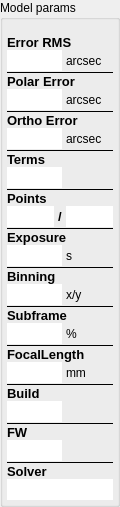
      <widget class="QGroupBox" name="groupBox_5">
       <property name="minimumSize">
        <size>
         <width>120</width>
         <height>0</height>
        </size>
       </property>
       <property name="maximumSize">
        <size>
         <width>120</width>
         <height>16777215</height>
        </size>
       </property>
       <property name="title">
        <string>Model params</string>
       </property>
       <property name="large" stdset="0">
        <bool>true</bool>
       </property>
       <layout class="QGridLayout" name="gridLayout_6" rowstretch="0,0,0,0,0,0,0,0,0,0,0,0,0,0,0,0,0,0,0,0,0,0,0,0,0,0,0,0,0,0,0,0,0,0,0" columnstretch="0,0,0">
        <property name="leftMargin">
         <number>4</number>
        </property>
        <property name="topMargin">
         <number>15</number>
        </property>
        <property name="rightMargin">
         <number>4</number>
        </property>
        <property name="bottomMargin">
         <number>4</number>
        </property>
        <property name="horizontalSpacing">
         <number>4</number>
        </property>
        <property name="verticalSpacing">
         <number>0</number>
        </property>
        <item row="13" column="0">
         <widget class="QLineEdit" name="goodPoints">
          <property name="enabled">
           <bool>true</bool>
          </property>
          <property name="minimumSize">
           <size>
            <width>0</width>
            <height>0</height>
           </size>
          </property>
          <property name="font">
           <font>
            <family>Arial</family>
            <pointsize>10</pointsize>
            <bold>false</bold>
           </font>
          </property>
          <property name="mouseTracking">
           <bool>false</bool>
          </property>
          <property name="acceptDrops">
           <bool>false</bool>
          </property>
          <property name="toolTip">
           <string>&lt;html&gt;&lt;head/&gt;&lt;body&gt;&lt;p&gt;Name of Model Points file, where the data is stored. &lt;/p&gt;&lt;/body&gt;&lt;/html&gt;</string>
          </property>
          <property name="layoutDirection">
           <enum>Qt::LayoutDirection::RightToLeft</enum>
          </property>
          <property name="text">
           <string/>
          </property>
          <property name="frame">
           <bool>false</bool>
          </property>
          <property name="alignment">
           <set>Qt::AlignmentFlag::AlignRight|Qt::AlignmentFlag::AlignTrailing|Qt::AlignmentFlag::AlignVCenter</set>
          </property>
          <property name="readOnly">
           <bool>true</bool>
          </property>
         </widget>
        </item>
        <item row="7" column="0" colspan="2">
         <widget class="QLineEdit" name="modelOrthoError">
          <property name="enabled">
           <bool>true</bool>
          </property>
          <property name="minimumSize">
           <size>
            <width>0</width>
            <height>0</height>
           </size>
          </property>
          <property name="font">
           <font>
            <family>Arial</family>
            <pointsize>10</pointsize>
            <bold>false</bold>
           </font>
          </property>
          <property name="mouseTracking">
           <bool>false</bool>
          </property>
          <property name="acceptDrops">
           <bool>false</bool>
          </property>
          <property name="toolTip">
           <string>&lt;html&gt;&lt;head/&gt;&lt;body&gt;&lt;p&gt;Name of Model Points file, where the data is stored. &lt;/p&gt;&lt;/body&gt;&lt;/html&gt;</string>
          </property>
          <property name="layoutDirection">
           <enum>Qt::LayoutDirection::RightToLeft</enum>
          </property>
          <property name="text">
           <string/>
          </property>
          <property name="frame">
           <bool>false</bool>
          </property>
          <property name="alignment">
           <set>Qt::AlignmentFlag::AlignRight|Qt::AlignmentFlag::AlignTrailing|Qt::AlignmentFlag::AlignVCenter</set>
          </property>
          <property name="readOnly">
           <bool>true</bool>
          </property>
         </widget>
        </item>
        <item row="28" column="0" colspan="2">
         <widget class="QLineEdit" name="version">
          <property name="enabled">
           <bool>true</bool>
          </property>
          <property name="minimumSize">
           <size>
            <width>0</width>
            <height>0</height>
           </size>
          </property>
          <property name="font">
           <font>
            <family>Arial</family>
            <pointsize>10</pointsize>
            <bold>false</bold>
           </font>
          </property>
          <property name="mouseTracking">
           <bool>false</bool>
          </property>
          <property name="acceptDrops">
           <bool>false</bool>
          </property>
          <property name="toolTip">
           <string>&lt;html&gt;&lt;head/&gt;&lt;body&gt;&lt;p&gt;Name of Model Points file, where the data is stored. &lt;/p&gt;&lt;/body&gt;&lt;/html&gt;</string>
          </property>
          <property name="layoutDirection">
           <enum>Qt::LayoutDirection::RightToLeft</enum>
          </property>
          <property name="text">
           <string/>
          </property>
          <property name="frame">
           <bool>false</bool>
          </property>
          <property name="alignment">
           <set>Qt::AlignmentFlag::AlignRight|Qt::AlignmentFlag::AlignTrailing|Qt::AlignmentFlag::AlignVCenter</set>
          </property>
          <property name="readOnly">
           <bool>true</bool>
          </property>
         </widget>
        </item>
        <item row="15" column="0" colspan="3">
         <widget class="QLabel" name="label">
          <property name="minimumSize">
           <size>
            <width>0</width>
            <height>0</height>
           </size>
          </property>
          <property name="font">
           <font>
            <family>Arial</family>
            <pointsize>10</pointsize>
            <bold>true</bold>
           </font>
          </property>
          <property name="text">
           <string>Exposure</string>
          </property>
         </widget>
        </item>
        <item row="13" column="1">
         <widget class="QLabel" name="label_22">
          <property name="minimumSize">
           <size>
            <width>0</width>
            <height>21</height>
           </size>
          </property>
          <property name="font">
           <font>
            <family>Arial</family>
            <pointsize>10</pointsize>
            <bold>true</bold>
           </font>
          </property>
          <property name="text">
           <string>/</string>
          </property>
         </widget>
        </item>
        <item row="16" column="2">
         <widget class="QLabel" name="label_15">
          <property name="text">
           <string>s</string>
          </property>
         </widget>
        </item>
        <item row="1" column="0" colspan="2">
         <widget class="QLineEdit" name="modelErrorRMS">
          <property name="enabled">
           <bool>true</bool>
          </property>
          <property name="minimumSize">
           <size>
            <width>0</width>
            <height>0</height>
           </size>
          </property>
          <property name="font">
           <font>
            <family>Arial</family>
            <pointsize>10</pointsize>
            <bold>false</bold>
           </font>
          </property>
          <property name="mouseTracking">
           <bool>false</bool>
          </property>
          <property name="acceptDrops">
           <bool>false</bool>
          </property>
          <property name="toolTip">
           <string>&lt;html&gt;&lt;head/&gt;&lt;body&gt;&lt;p&gt;Name of Model Points file, where the data is stored. &lt;/p&gt;&lt;/body&gt;&lt;/html&gt;</string>
          </property>
          <property name="layoutDirection">
           <enum>Qt::LayoutDirection::RightToLeft</enum>
          </property>
          <property name="text">
           <string/>
          </property>
          <property name="frame">
           <bool>false</bool>
          </property>
          <property name="alignment">
           <set>Qt::AlignmentFlag::AlignRight|Qt::AlignmentFlag::AlignTrailing|Qt::AlignmentFlag::AlignVCenter</set>
          </property>
          <property name="readOnly">
           <bool>true</bool>
          </property>
         </widget>
        </item>
        <item row="5" column="0" colspan="3">
         <widget class="Line" name="line_2">
          <property name="frameShadow">
           <enum>QFrame::Shadow::Plain</enum>
          </property>
          <property name="orientation">
           <enum>Qt::Orientation::Horizontal</enum>
          </property>
         </widget>
        </item>
        <item row="24" column="0" colspan="3">
         <widget class="QLabel" name="label_19">
          <property name="minimumSize">
           <size>
            <width>0</width>
            <height>0</height>
           </size>
          </property>
          <property name="font">
           <font>
            <family>Arial</family>
            <pointsize>10</pointsize>
            <bold>true</bold>
           </font>
          </property>
          <property name="text">
           <string>FocalLength</string>
          </property>
         </widget>
        </item>
        <item row="31" column="0" colspan="2">
         <widget class="QLineEdit" name="firmware">
          <property name="enabled">
           <bool>true</bool>
          </property>
          <property name="minimumSize">
           <size>
            <width>0</width>
            <height>0</height>
           </size>
          </property>
          <property name="font">
           <font>
            <family>Arial</family>
            <pointsize>10</pointsize>
            <bold>false</bold>
           </font>
          </property>
          <property name="mouseTracking">
           <bool>false</bool>
          </property>
          <property name="acceptDrops">
           <bool>false</bool>
          </property>
          <property name="toolTip">
           <string>&lt;html&gt;&lt;head/&gt;&lt;body&gt;&lt;p&gt;Name of Model Points file, where the data is stored. &lt;/p&gt;&lt;/body&gt;&lt;/html&gt;</string>
          </property>
          <property name="layoutDirection">
           <enum>Qt::LayoutDirection::RightToLeft</enum>
          </property>
          <property name="text">
           <string/>
          </property>
          <property name="frame">
           <bool>false</bool>
          </property>
          <property name="alignment">
           <set>Qt::AlignmentFlag::AlignRight|Qt::AlignmentFlag::AlignTrailing|Qt::AlignmentFlag::AlignVCenter</set>
          </property>
          <property name="readOnly">
           <bool>true</bool>
          </property>
         </widget>
        </item>
        <item row="22" column="0" colspan="2">
         <widget class="QLineEdit" name="subframe">
          <property name="enabled">
           <bool>true</bool>
          </property>
          <property name="minimumSize">
           <size>
            <width>0</width>
            <height>0</height>
           </size>
          </property>
          <property name="font">
           <font>
            <family>Arial</family>
            <pointsize>10</pointsize>
            <bold>false</bold>
           </font>
          </property>
          <property name="mouseTracking">
           <bool>false</bool>
          </property>
          <property name="acceptDrops">
           <bool>false</bool>
          </property>
          <property name="toolTip">
           <string>&lt;html&gt;&lt;head/&gt;&lt;body&gt;&lt;p&gt;Name of Model Points file, where the data is stored. &lt;/p&gt;&lt;/body&gt;&lt;/html&gt;</string>
          </property>
          <property name="layoutDirection">
           <enum>Qt::LayoutDirection::RightToLeft</enum>
          </property>
          <property name="text">
           <string/>
          </property>
          <property name="frame">
           <bool>false</bool>
          </property>
          <property name="alignment">
           <set>Qt::AlignmentFlag::AlignRight|Qt::AlignmentFlag::AlignTrailing|Qt::AlignmentFlag::AlignVCenter</set>
          </property>
          <property name="readOnly">
           <bool>true</bool>
          </property>
         </widget>
        </item>
        <item row="23" column="0" colspan="3">
         <widget class="Line" name="line_7">
          <property name="frameShadow">
           <enum>QFrame::Shadow::Plain</enum>
          </property>
          <property name="orientation">
           <enum>Qt::Orientation::Horizontal</enum>
          </property>
         </widget>
        </item>
        <item row="4" column="0" colspan="2">
         <widget class="QLineEdit" name="modelPolarError">
          <property name="enabled">
           <bool>true</bool>
          </property>
          <property name="minimumSize">
           <size>
            <width>0</width>
            <height>0</height>
           </size>
          </property>
          <property name="font">
           <font>
            <family>Arial</family>
            <pointsize>10</pointsize>
            <bold>false</bold>
           </font>
          </property>
          <property name="mouseTracking">
           <bool>false</bool>
          </property>
          <property name="acceptDrops">
           <bool>false</bool>
          </property>
          <property name="toolTip">
           <string>&lt;html&gt;&lt;head/&gt;&lt;body&gt;&lt;p&gt;Name of Model Points file, where the data is stored. &lt;/p&gt;&lt;/body&gt;&lt;/html&gt;</string>
          </property>
          <property name="layoutDirection">
           <enum>Qt::LayoutDirection::RightToLeft</enum>
          </property>
          <property name="text">
           <string/>
          </property>
          <property name="frame">
           <bool>false</bool>
          </property>
          <property name="alignment">
           <set>Qt::AlignmentFlag::AlignRight|Qt::AlignmentFlag::AlignTrailing|Qt::AlignmentFlag::AlignVCenter</set>
          </property>
          <property name="readOnly">
           <bool>true</bool>
          </property>
         </widget>
        </item>
        <item row="11" column="0" colspan="3">
         <widget class="Line" name="line_4">
          <property name="frameShadow">
           <enum>QFrame::Shadow::Plain</enum>
          </property>
          <property name="orientation">
           <enum>Qt::Orientation::Horizontal</enum>
          </property>
         </widget>
        </item>
        <item row="27" column="0">
         <widget class="QLabel" name="label_6">
          <property name="minimumSize">
           <size>
            <width>0</width>
            <height>0</height>
           </size>
          </property>
          <property name="font">
           <font>
            <family>Arial</family>
            <pointsize>10</pointsize>
            <bold>true</bold>
           </font>
          </property>
          <property name="text">
           <string>Build</string>
          </property>
         </widget>
        </item>
        <item row="13" column="2">
         <widget class="QLineEdit" name="totalPoints">
          <property name="enabled">
           <bool>true</bool>
          </property>
          <property name="minimumSize">
           <size>
            <width>0</width>
            <height>0</height>
           </size>
          </property>
          <property name="font">
           <font>
            <family>Arial</family>
            <pointsize>10</pointsize>
            <bold>false</bold>
           </font>
          </property>
          <property name="mouseTracking">
           <bool>false</bool>
          </property>
          <property name="acceptDrops">
           <bool>false</bool>
          </property>
          <property name="toolTip">
           <string>&lt;html&gt;&lt;head/&gt;&lt;body&gt;&lt;p&gt;Name of Model Points file, where the data is stored. &lt;/p&gt;&lt;/body&gt;&lt;/html&gt;</string>
          </property>
          <property name="layoutDirection">
           <enum>Qt::LayoutDirection::RightToLeft</enum>
          </property>
          <property name="text">
           <string/>
          </property>
          <property name="frame">
           <bool>false</bool>
          </property>
          <property name="alignment">
           <set>Qt::AlignmentFlag::AlignRight|Qt::AlignmentFlag::AlignTrailing|Qt::AlignmentFlag::AlignVCenter</set>
          </property>
          <property name="readOnly">
           <bool>true</bool>
          </property>
         </widget>
        </item>
        <item row="12" column="0" colspan="3">
         <widget class="QLabel" name="label_17">
          <property name="minimumSize">
           <size>
            <width>0</width>
            <height>0</height>
           </size>
          </property>
          <property name="font">
           <font>
            <family>Arial</family>
            <pointsize>10</pointsize>
            <bold>true</bold>
           </font>
          </property>
          <property name="text">
           <string>Points</string>
          </property>
         </widget>
        </item>
        <item row="18" column="0" colspan="3">
         <widget class="QLabel" name="label_3">
          <property name="minimumSize">
           <size>
            <width>0</width>
            <height>0</height>
           </size>
          </property>
          <property name="font">
           <font>
            <family>Arial</family>
            <pointsize>10</pointsize>
            <bold>true</bold>
           </font>
          </property>
          <property name="text">
           <string>Binning</string>
          </property>
         </widget>
        </item>
        <item row="22" column="2">
         <widget class="QLabel" name="label_20">
          <property name="text">
           <string>%</string>
          </property>
         </widget>
        </item>
        <item row="29" column="0" colspan="3">
         <widget class="Line" name="line_9">
          <property name="frameShadow">
           <enum>QFrame::Shadow::Plain</enum>
          </property>
          <property name="orientation">
           <enum>Qt::Orientation::Horizontal</enum>
          </property>
         </widget>
        </item>
        <item row="2" column="0" colspan="3">
         <widget class="Line" name="line">
          <property name="frameShadow">
           <enum>QFrame::Shadow::Plain</enum>
          </property>
          <property name="orientation">
           <enum>Qt::Orientation::Horizontal</enum>
          </property>
         </widget>
        </item>
        <item row="19" column="0" colspan="2">
         <widget class="QLineEdit" name="binning">
          <property name="enabled">
           <bool>true</bool>
          </property>
          <property name="minimumSize">
           <size>
            <width>0</width>
            <height>0</height>
           </size>
          </property>
          <property name="font">
           <font>
            <family>Arial</family>
            <pointsize>10</pointsize>
            <bold>false</bold>
           </font>
          </property>
          <property name="mouseTracking">
           <bool>false</bool>
          </property>
          <property name="acceptDrops">
           <bool>false</bool>
          </property>
          <property name="toolTip">
           <string>&lt;html&gt;&lt;head/&gt;&lt;body&gt;&lt;p&gt;Name of Model Points file, where the data is stored. &lt;/p&gt;&lt;/body&gt;&lt;/html&gt;</string>
          </property>
          <property name="layoutDirection">
           <enum>Qt::LayoutDirection::RightToLeft</enum>
          </property>
          <property name="text">
           <string/>
          </property>
          <property name="frame">
           <bool>false</bool>
          </property>
          <property name="alignment">
           <set>Qt::AlignmentFlag::AlignRight|Qt::AlignmentFlag::AlignTrailing|Qt::AlignmentFlag::AlignVCenter</set>
          </property>
          <property name="readOnly">
           <bool>true</bool>
          </property>
         </widget>
        </item>
        <item row="20" column="0" colspan="3">
         <widget class="Line" name="line_8">
          <property name="frameShadow">
           <enum>QFrame::Shadow::Plain</enum>
          </property>
          <property name="orientation">
           <enum>Qt::Orientation::Horizontal</enum>
          </property>
         </widget>
        </item>
        <item row="33" column="0">
         <widget class="QLabel" name="label_2">
          <property name="minimumSize">
           <size>
            <width>0</width>
            <height>0</height>
           </size>
          </property>
          <property name="font">
           <font>
            <family>Arial</family>
            <pointsize>10</pointsize>
            <bold>true</bold>
           </font>
          </property>
          <property name="text">
           <string>Solver</string>
          </property>
         </widget>
        </item>
        <item row="4" column="2">
         <widget class="QLabel" name="label_13">
          <property name="text">
           <string>arcsec</string>
          </property>
         </widget>
        </item>
        <item row="25" column="0" colspan="2">
         <widget class="QLineEdit" name="focalLength">
          <property name="enabled">
           <bool>true</bool>
          </property>
          <property name="minimumSize">
           <size>
            <width>0</width>
            <height>0</height>
           </size>
          </property>
          <property name="font">
           <font>
            <family>Arial</family>
            <pointsize>10</pointsize>
            <bold>false</bold>
           </font>
          </property>
          <property name="mouseTracking">
           <bool>false</bool>
          </property>
          <property name="acceptDrops">
           <bool>false</bool>
          </property>
          <property name="toolTip">
           <string>&lt;html&gt;&lt;head/&gt;&lt;body&gt;&lt;p&gt;Name of Model Points file, where the data is stored. &lt;/p&gt;&lt;/body&gt;&lt;/html&gt;</string>
          </property>
          <property name="layoutDirection">
           <enum>Qt::LayoutDirection::RightToLeft</enum>
          </property>
          <property name="text">
           <string/>
          </property>
          <property name="frame">
           <bool>false</bool>
          </property>
          <property name="alignment">
           <set>Qt::AlignmentFlag::AlignRight|Qt::AlignmentFlag::AlignTrailing|Qt::AlignmentFlag::AlignVCenter</set>
          </property>
          <property name="readOnly">
           <bool>true</bool>
          </property>
         </widget>
        </item>
        <item row="21" column="0" colspan="3">
         <widget class="QLabel" name="label_5">
          <property name="minimumSize">
           <size>
            <width>0</width>
            <height>0</height>
           </size>
          </property>
          <property name="font">
           <font>
            <family>Arial</family>
            <pointsize>10</pointsize>
            <bold>true</bold>
           </font>
          </property>
          <property name="text">
           <string>Subframe</string>
          </property>
         </widget>
        </item>
        <item row="34" column="0" colspan="3">
         <widget class="QLineEdit" name="solver">
          <property name="enabled">
           <bool>true</bool>
          </property>
          <property name="minimumSize">
           <size>
            <width>0</width>
            <height>0</height>
           </size>
          </property>
          <property name="font">
           <font>
            <family>Arial</family>
            <pointsize>10</pointsize>
            <bold>false</bold>
           </font>
          </property>
          <property name="mouseTracking">
           <bool>false</bool>
          </property>
          <property name="acceptDrops">
           <bool>false</bool>
          </property>
          <property name="toolTip">
           <string>&lt;html&gt;&lt;head/&gt;&lt;body&gt;&lt;p&gt;Name of Model Points file, where the data is stored. &lt;/p&gt;&lt;/body&gt;&lt;/html&gt;</string>
          </property>
          <property name="layoutDirection">
           <enum>Qt::LayoutDirection::RightToLeft</enum>
          </property>
          <property name="text">
           <string/>
          </property>
          <property name="frame">
           <bool>false</bool>
          </property>
          <property name="alignment">
           <set>Qt::AlignmentFlag::AlignRight|Qt::AlignmentFlag::AlignTrailing|Qt::AlignmentFlag::AlignVCenter</set>
          </property>
          <property name="readOnly">
           <bool>true</bool>
          </property>
         </widget>
        </item>
        <item row="17" column="0" colspan="3">
         <widget class="Line" name="line_6">
          <property name="frameShadow">
           <enum>QFrame::Shadow::Plain</enum>
          </property>
          <property name="orientation">
           <enum>Qt::Orientation::Horizontal</enum>
          </property>
         </widget>
        </item>
        <item row="19" column="2">
         <widget class="QLabel" name="label_21">
          <property name="text">
           <string>x/y</string>
          </property>
         </widget>
        </item>
        <item row="8" column="0" colspan="3">
         <widget class="Line" name="line_3">
          <property name="frameShadow">
           <enum>QFrame::Shadow::Plain</enum>
          </property>
          <property name="orientation">
           <enum>Qt::Orientation::Horizontal</enum>
          </property>
         </widget>
        </item>
        <item row="30" column="0">
         <widget class="QLabel" name="label_7">
          <property name="minimumSize">
           <size>
            <width>0</width>
            <height>0</height>
           </size>
          </property>
          <property name="font">
           <font>
            <family>Arial</family>
            <pointsize>10</pointsize>
            <bold>true</bold>
           </font>
          </property>
          <property name="text">
           <string>FW</string>
          </property>
         </widget>
        </item>
        <item row="26" column="0" colspan="3">
         <widget class="Line" name="line_10">
          <property name="frameShadow">
           <enum>QFrame::Shadow::Plain</enum>
          </property>
          <property name="orientation">
           <enum>Qt::Orientation::Horizontal</enum>
          </property>
         </widget>
        </item>
        <item row="0" column="0" colspan="3">
         <widget class="QLabel" name="label_11">
          <property name="minimumSize">
           <size>
            <width>0</width>
            <height>0</height>
           </size>
          </property>
          <property name="font">
           <font>
            <family>Arial</family>
            <pointsize>10</pointsize>
            <bold>true</bold>
           </font>
          </property>
          <property name="text">
           <string>Error RMS</string>
          </property>
         </widget>
        </item>
        <item row="1" column="2">
         <widget class="QLabel" name="label_12">
          <property name="text">
           <string>arcsec</string>
          </property>
         </widget>
        </item>
        <item row="9" column="0" colspan="3">
         <widget class="QLabel" name="label_8">
          <property name="minimumSize">
           <size>
            <width>0</width>
            <height>0</height>
           </size>
          </property>
          <property name="font">
           <font>
            <family>Arial</family>
            <pointsize>10</pointsize>
            <bold>true</bold>
           </font>
          </property>
          <property name="text">
           <string>Terms</string>
          </property>
         </widget>
        </item>
        <item row="14" column="0" colspan="3">
         <widget class="Line" name="line_5">
          <property name="frameShadow">
           <enum>QFrame::Shadow::Plain</enum>
          </property>
          <property name="orientation">
           <enum>Qt::Orientation::Horizontal</enum>
          </property>
         </widget>
        </item>
        <item row="25" column="2">
         <widget class="QLabel" name="label_16">
          <property name="text">
           <string>mm</string>
          </property>
         </widget>
        </item>
        <item row="6" column="0" colspan="3">
         <widget class="QLabel" name="label_10">
          <property name="minimumSize">
           <size>
            <width>0</width>
            <height>0</height>
           </size>
          </property>
          <property name="font">
           <font>
            <family>Arial</family>
            <pointsize>10</pointsize>
            <bold>true</bold>
           </font>
          </property>
          <property name="text">
           <string>Ortho Error</string>
          </property>
         </widget>
        </item>
        <item row="3" column="0" colspan="3">
         <widget class="QLabel" name="label_9">
          <property name="minimumSize">
           <size>
            <width>0</width>
            <height>0</height>
           </size>
          </property>
          <property name="font">
           <font>
            <family>Arial</family>
            <pointsize>10</pointsize>
            <bold>true</bold>
           </font>
          </property>
          <property name="text">
           <string>Polar Error</string>
          </property>
         </widget>
        </item>
        <item row="7" column="2">
         <widget class="QLabel" name="label_14">
          <property name="text">
           <string>arcsec</string>
          </property>
         </widget>
        </item>
        <item row="10" column="0" colspan="2">
         <widget class="QLineEdit" name="modelTerms">
          <property name="enabled">
           <bool>true</bool>
          </property>
          <property name="minimumSize">
           <size>
            <width>0</width>
            <height>0</height>
           </size>
          </property>
          <property name="font">
           <font>
            <family>Arial</family>
            <pointsize>10</pointsize>
            <bold>false</bold>
           </font>
          </property>
          <property name="mouseTracking">
           <bool>false</bool>
          </property>
          <property name="acceptDrops">
           <bool>false</bool>
          </property>
          <property name="toolTip">
           <string>&lt;html&gt;&lt;head/&gt;&lt;body&gt;&lt;p&gt;Name of Model Points file, where the data is stored. &lt;/p&gt;&lt;/body&gt;&lt;/html&gt;</string>
          </property>
          <property name="layoutDirection">
           <enum>Qt::LayoutDirection::RightToLeft</enum>
          </property>
          <property name="text">
           <string/>
          </property>
          <property name="frame">
           <bool>false</bool>
          </property>
          <property name="alignment">
           <set>Qt::AlignmentFlag::AlignRight|Qt::AlignmentFlag::AlignTrailing|Qt::AlignmentFlag::AlignVCenter</set>
          </property>
          <property name="readOnly">
           <bool>true</bool>
          </property>
         </widget>
        </item>
        <item row="16" column="0" colspan="2">
         <widget class="QLineEdit" name="exposureTime">
          <property name="enabled">
           <bool>true</bool>
          </property>
          <property name="minimumSize">
           <size>
            <width>25</width>
            <height>0</height>
           </size>
          </property>
          <property name="font">
           <font>
            <family>Arial</family>
            <pointsize>10</pointsize>
            <bold>false</bold>
           </font>
          </property>
          <property name="mouseTracking">
           <bool>false</bool>
          </property>
          <property name="acceptDrops">
           <bool>false</bool>
          </property>
          <property name="toolTip">
           <string>&lt;html&gt;&lt;head/&gt;&lt;body&gt;&lt;p&gt;Name of Model Points file, where the data is stored. &lt;/p&gt;&lt;/body&gt;&lt;/html&gt;</string>
          </property>
          <property name="layoutDirection">
           <enum>Qt::LayoutDirection::RightToLeft</enum>
          </property>
          <property name="text">
           <string/>
          </property>
          <property name="frame">
           <bool>false</bool>
          </property>
          <property name="alignment">
           <set>Qt::AlignmentFlag::AlignRight|Qt::AlignmentFlag::AlignTrailing|Qt::AlignmentFlag::AlignVCenter</set>
          </property>
          <property name="readOnly">
           <bool>true</bool>
          </property>
         </widget>
        </item>
        <item row="32" column="0" colspan="3">
         <widget class="Line" name="line_11">
          <property name="frameShadow">
           <enum>QFrame::Shadow::Plain</enum>
          </property>
          <property name="orientation">
           <enum>Qt::Orientation::Horizontal</enum>
          </property>
         </widget>
        </item>
       </layout>
      </widget>
